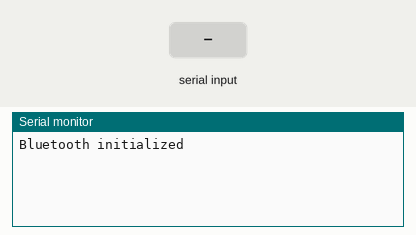
Recording of a sketch running on a simulated ESP32. Parts: the last lines printed to the serial monitor. The test bench sets the inputs (shaded band). Nothing arrives over Bluetooth unless stated.

Above: at 1.2 s.
1.3 s: "1" received over the second serial link
At 2.4 s:
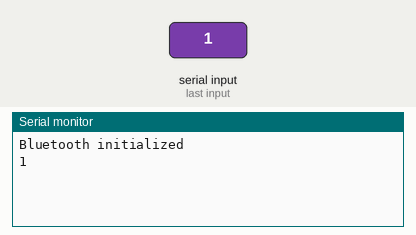
2.8 s: "0" received over the second serial link
At 3.6 s:
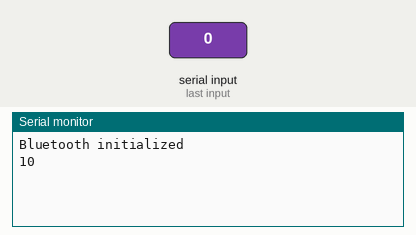

Measured:
- after the input at 1.3 s, the serial monitor: prints a new line at once (image 1)
- after the input at 2.8 s, the serial monitor: prints a new line at once (image 2)

The sketch:

esp32_communicatin_with_arduino_esp32.ino
```cpp
#include "BluetoothSerial.h"

BluetoothSerial SerialBT;

void callback(esp_spp_cb_event_t event, esp_spp_cb_param_t *param){
  if(event == ESP_SPP_SRV_OPEN_EVT){
    // IF CONNECTED TURN LED GREEN, for example
    Serial.println("Client Connected");
  }

  if(event == ESP_SPP_CLOSE_EVT ){
    Serial.println("Client disconnected");
    // IF DISCONNECTED TURN LED RED, for example
  }
}

void setup() {
  Serial.begin(115200);
 // interrupt to know weather bluetooth is connected or not
  SerialBT.register_callback(callback);

  if(!SerialBT.begin("ESP32")){
    Serial.println("An error occurred initializing Bluetooth");
  }else{
    Serial.println("Bluetooth initialized");
  }
}

void loop() {

  if (Serial.available()) {
    // If written from the serial moniter
  SerialBT.write(Serial.read());
}

 if (SerialBT.available()) {
  // if recieved from the bluetooth serial
  Serial.write(SerialBT.read());
}
}
```
